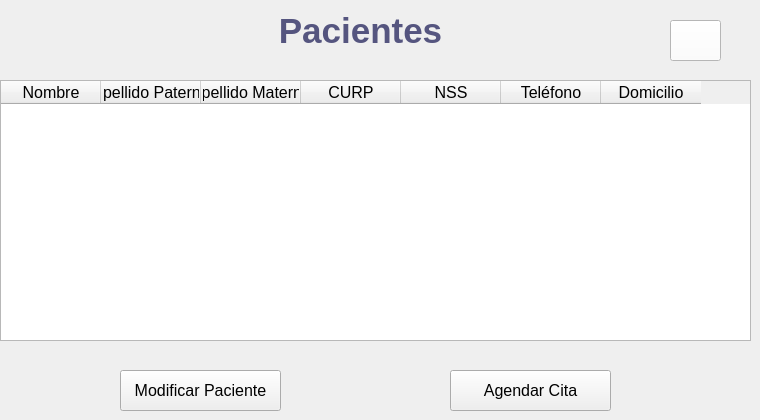
    <widget class="QWidget" name="Ver_PatTodos">
     <widget class="QTableWidget" name="verPat">
      <property name="geometry">
       <rect>
        <x>0</x>
        <y>80</y>
        <width>751</width>
        <height>261</height>
       </rect>
      </property>
      <property name="font">
       <font>
        <pointsize>12</pointsize>
       </font>
      </property>
      <property name="alternatingRowColors">
       <bool>true</bool>
      </property>
      <property name="showGrid">
       <bool>true</bool>
      </property>
      <column>
       <property name="text">
        <string>Nombre</string>
       </property>
      </column>
      <column>
       <property name="text">
        <string>Apellido Paterno</string>
       </property>
      </column>
      <column>
       <property name="text">
        <string>Apellido Materno</string>
       </property>
      </column>
      <column>
       <property name="text">
        <string>CURP</string>
       </property>
      </column>
      <column>
       <property name="text">
        <string>NSS</string>
       </property>
      </column>
      <column>
       <property name="text">
        <string>Teléfono</string>
       </property>
      </column>
      <column>
       <property name="text">
        <string>Domicilio</string>
       </property>
      </column>
     </widget>
     <widget class="QLabel" name="title_18">
      <property name="geometry">
       <rect>
        <x>170</x>
        <y>10</y>
        <width>381</width>
        <height>42</height>
       </rect>
      </property>
      <property name="text">
       <string>&lt;html&gt;&lt;head/&gt;&lt;body&gt;&lt;p align=&quot;center&quot;&gt;&lt;span style=&quot; font-size:26pt; font-weight:600; color:#55557f;&quot;&gt;Pacientes&lt;/span&gt;&lt;/p&gt;&lt;/body&gt;&lt;/html&gt;</string>
      </property>
     </widget>
     <widget class="QPushButton" name="update_med2">
      <property name="geometry">
       <rect>
        <x>120</x>
        <y>370</y>
        <width>161</width>
        <height>41</height>
       </rect>
      </property>
      <property name="font">
       <font>
        <pointsize>12</pointsize>
       </font>
      </property>
      <property name="text">
       <string>Modificar Paciente</string>
      </property>
     </widget>
     <widget class="QPushButton" name="addAppo_2">
      <property name="geometry">
       <rect>
        <x>450</x>
        <y>370</y>
        <width>161</width>
        <height>41</height>
       </rect>
      </property>
      <property name="font">
       <font>
        <pointsize>12</pointsize>
       </font>
      </property>
      <property name="text">
       <string>Agendar Cita</string>
      </property>
     </widget>
     <widget class="QPushButton" name="backVerPat">
      <property name="geometry">
       <rect>
        <x>670</x>
        <y>20</y>
        <width>51</width>
        <height>41</height>
       </rect>
      </property>
      <property name="styleSheet">
       <string notr="true">QPushButton {
background-color: rgb(255,255,255);
color:rgb(62,95,138);
}</string>
      </property>
      <property name="text">
       <string/>
      </property>
      <property name="icon">
       <iconset>
        <normalon>:/imgs/back.png</normalon>
       </iconset>
      </property>
     </widget>
    </widget>
